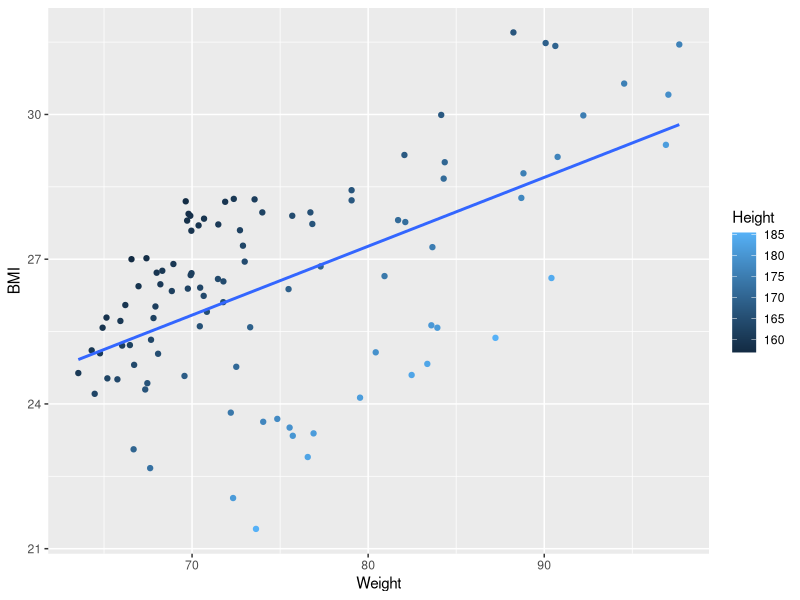
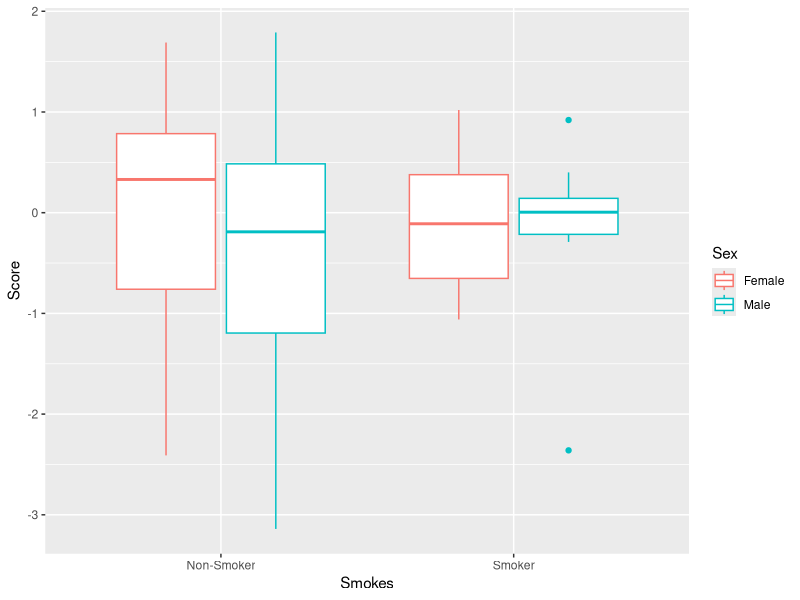
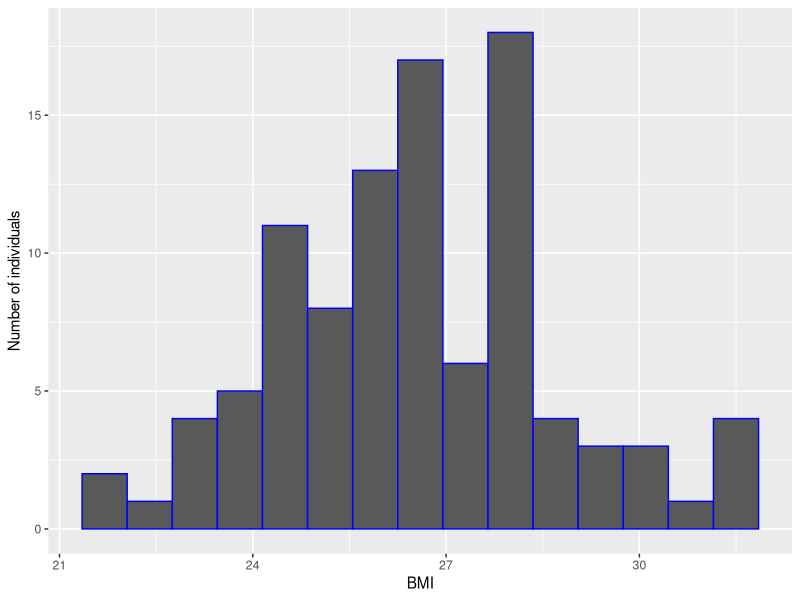
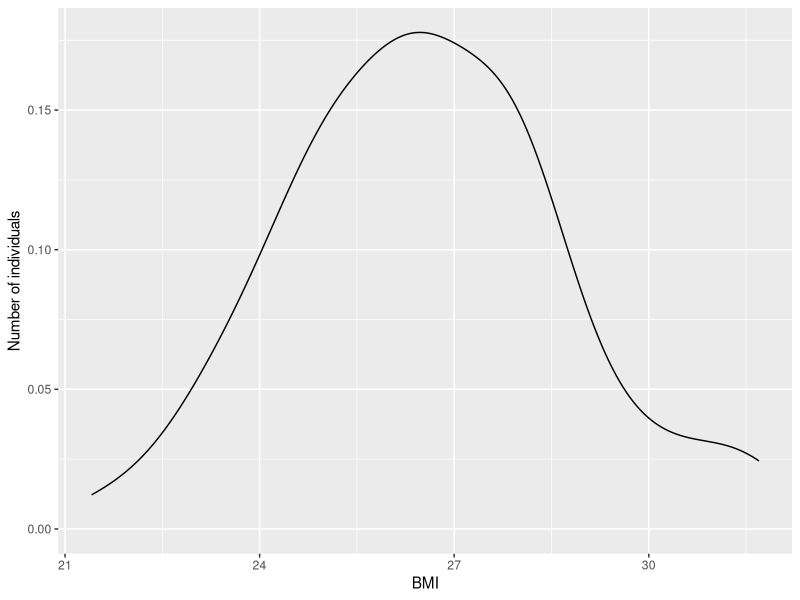
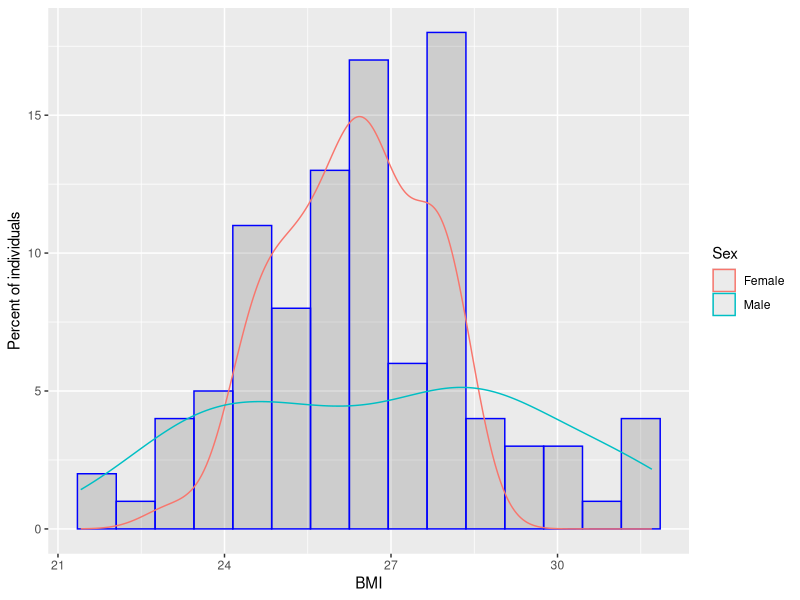
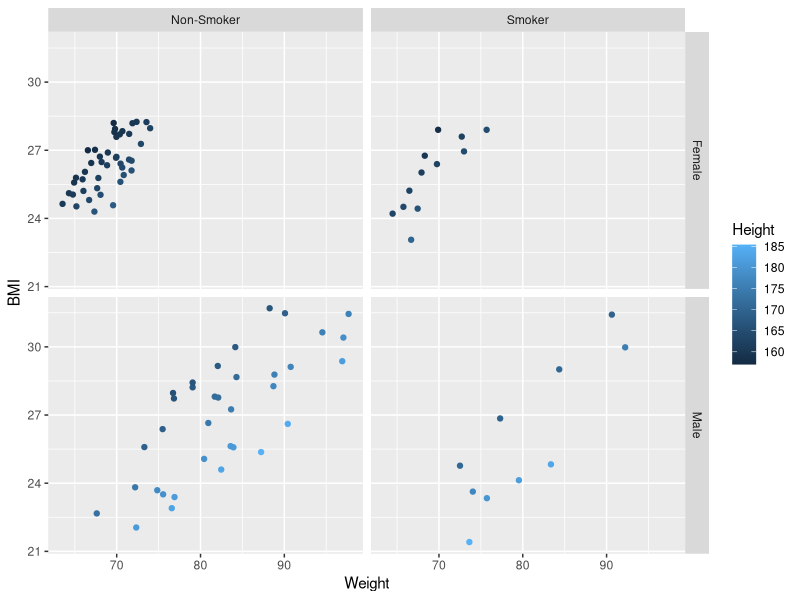
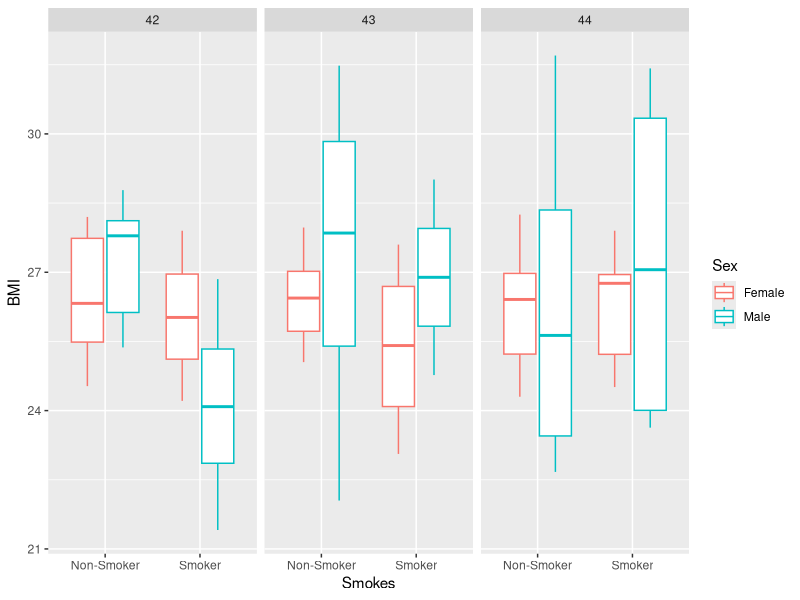
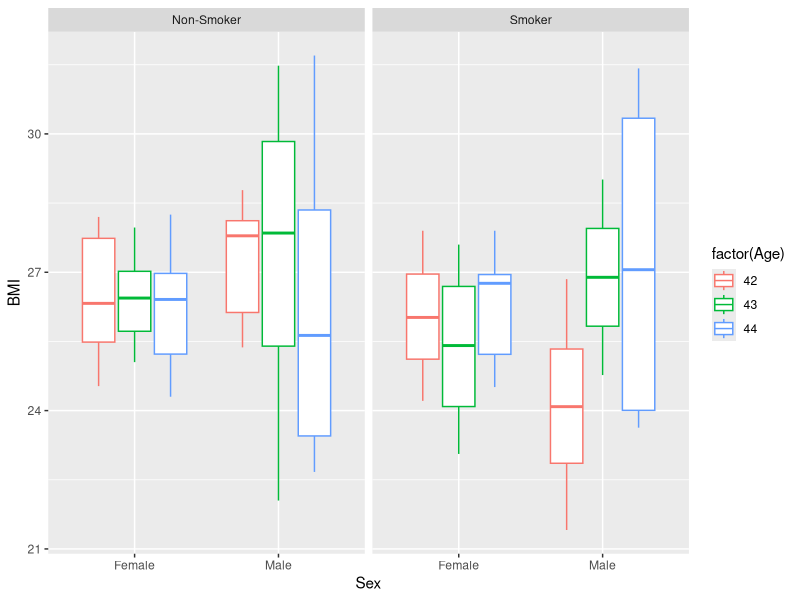

Recreate these plots in R, in order.
## ---- chunk 1
library(tidyverse)
patients <- read_tsv("patient-data-cleaned.txt")
print(patients)
## ---- chunk 2
plot <- ggplot(patients, aes(Weight, BMI)) + 
        geom_point(aes(colour = Height))  + 
        geom_smooth(method = lm, se = FALSE)
  
print(plot)
## ---- chunk 3
plot <- ggplot(patients, aes(Smokes, Score)) +
        geom_boxplot(aes(color = Sex))

print(plot)
## ---- chunk 4
plot <- ggplot(patients, aes(BMI)) +
        geom_histogram(colour = "blue", binwidth = 0.7) +
        labs(y = "Number of individuals")

print(plot)

plot <- ggplot(patients, aes(BMI)) +
        geom_density() +
        labs(y = "Number of individuals")

print(plot)

plot <- ggplot(patients, aes(BMI)) +
        geom_histogram(colour = "blue", binwidth = 0.7, alpha = 0.2) +
        geom_density(aes(colour = Sex, y = after_stat(count))) +
        labs(y = "Percent of individuals")

print(plot)
## ---- chunk 5
plot <- ggplot(patients, aes(Weight, BMI)) + 
        geom_point(aes(color = Height)) +
        facet_grid(Sex ~ Smokes)

print(plot)

plot <- ggplot(patients, aes(Smokes, BMI)) + 
        geom_boxplot(aes(colour = Sex)) +
        facet_grid(~Age)

print(plot)

plot <- ggplot(patients, aes(Sex, BMI)) +
        geom_boxplot(aes(colour = factor(Age)))+
        facet_grid(~Smokes)

print(plot)
## ---- chunk 6
plot <- ggplot(patients, aes(Weight, BMI)) +
        geom_point() +
        scale_y_continuous(limits = c(20, 40), breaks = c(20, 30, 40)) +
        scale_x_continuous(limits = c(60, 100), breaks = seq(60, 100, 5)) +
        labs(x = "Waga [kg]")


print(plot)

plot <- ggplot(patients, aes(Weight, BMI)) + 
        geom_point(aes(colour = Height)) +
        scale_colour_gradient2(midpoint = mean(patients$Height), low = "darkgreen", mid = "grey", high = "darkred")

print(plot)
## ---- chunk 7
plot <- ggplot(patients, aes(Weight, BMI)) + 
        geom_point(aes(colour = Height))  + 
        geom_smooth(method = lm, se = FALSE, aes(group = Age)) +
        labs(color = "", title = "Wykres zależności BMI od wagi i wzrostu") +
        theme(legend.key = element_rect(fill = "white"),
              legend.position = "bottom",
              plot.title = element_text(hjust = 0.5),
              panel.grid.minor = element_blank())

ggsave("plot.png", plot, width = 16, height = 16, units = "cm")
print(plot)
